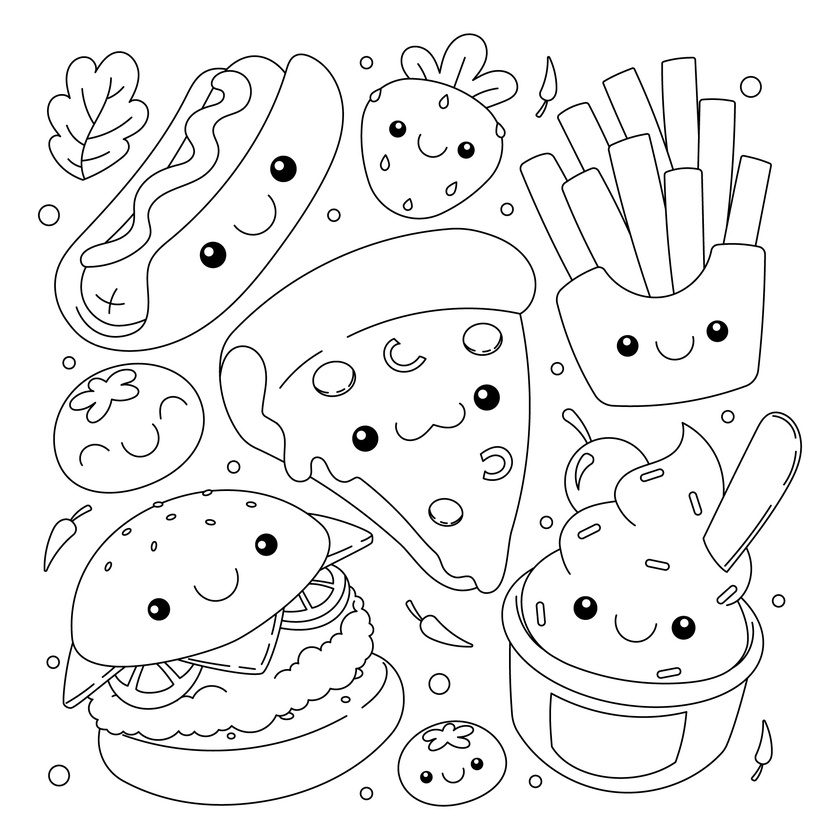
#> input picture img/coloring_book.jpg, 840 x 840 px, shrunk from 2000 x 2000 before the run
$ python -i process_video.py   (imports and definitions only)
#> lines starting #> are read from the running program, lines starting #| are printed output that depends on the picture; after the words box and inside, x2 and y2 are one past the last pixel; in counts of white or black regions, pixels touching at a corner belong together
#> further down, picture is the input picture: shape (840, 840, 3); min 0, max 255, mean 241.4
import numpy as np
import cv2


def color_image(image):

    try:
        # apply canny edge detection
        edges = cv2.Canny(image, 50, 150, apertureSize=3)
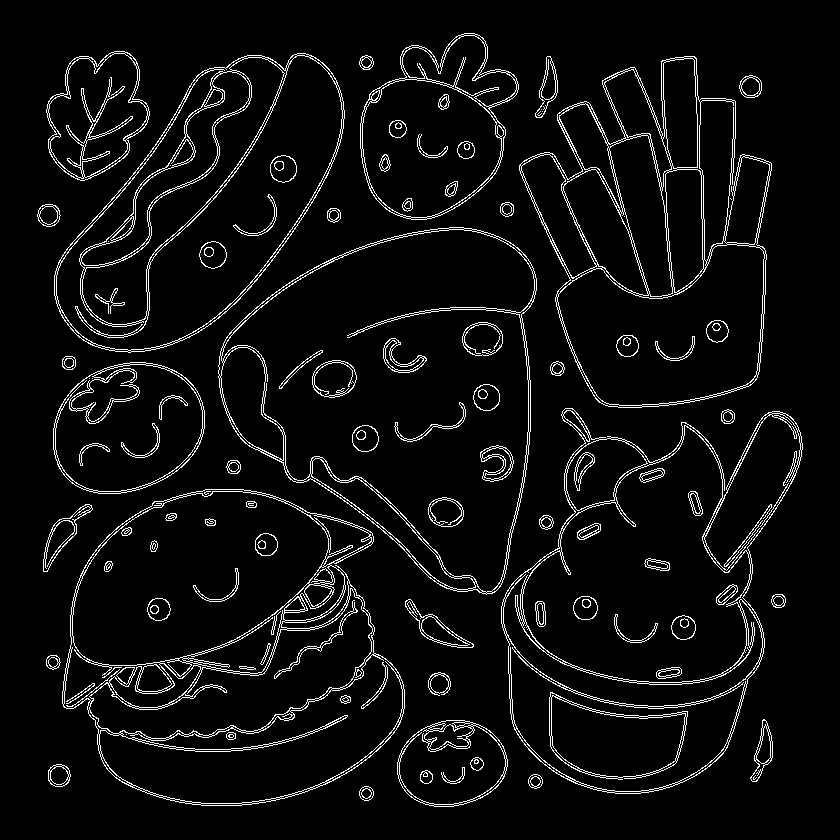
#> edges: shape (840, 840); 5.5% white in thin lines or dots, all inside (x1, y1, x2, y2) = (37, 33, 803, 807)

        # # Detect lines using Hough Line Transform
        lines = cv2.HoughLines(edges, 1, np.pi/180, 200)
#> lines = None

        # Create a copy of the original image to draw lines on
        image_with_lines = cv2.cvtColor(image, cv2.COLOR_BGR2GRAY)

        # Check if any lines are detected
        if lines is not None:
            for line in lines:
                rho, theta = line[0]
                a = np.cos(theta)
                b = np.sin(theta)
                x0 = a * rho
                y0 = b * rho
                x1 = int(x0 + 1000 * (-b))
                y1 = int(y0 + 1000 * (a))
                x2 = int(x0 - 1000 * (-b))
                y2 = int(y0 - 1000 * (a))

                cv2.line(image_with_lines, (x1, y1), (x2, y2), (0, 0, 255), 2)

        # Find contours
        contours, _ = cv2.findContours(
            edges, cv2.RETR_TREE, cv2.CHAIN_APPROX_SIMPLE)
#> contours = 1921 contours, 1257 with area under 20; largest, box (x1, y1, x2, y2) and area: (62, 489, 405, 806) 82606, (218, 227, 537, 595) 80051, (501, 408, 803, 794) 76811, (221, 229, 535, 593) 68932, (519, 56, 772, 408) 60972

        # Create an empty image for contours
        contour_image = np.zeros_like(image)

        # Draw contours
        cv2.drawContours(contour_image, contours, -1, (255, 255, 255), 1)

        # Convert the contour image to color
        color_image = np.zeros(
            (contour_image.shape[0], contour_image.shape[1], 3), dtype=np.uint8)

        # Fill each contour with a random color
        for contour in contours:
            color = np.random.randint(0, 255, size=(3,)).tolist()
            cv2.drawContours(color_image, [contour], -1, color, -1)
#> this loop made 1921 passes
#> color on passes 1 to 3: [172, 47, 117], [192, 67, 251], [195, 103, 9]
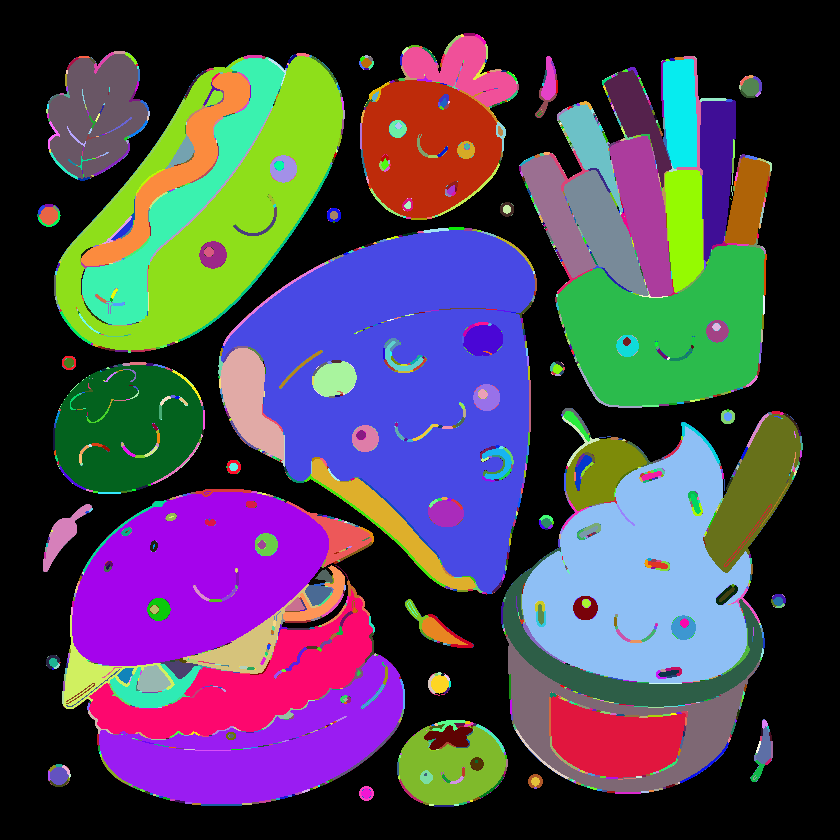
#> color_image: shape (840, 840, 3); mean of channels 0, 1, 2 83.6, 66.6, 74.3; drawn as B, G, R
        return color_image
    except Exception as e:
        print(f"Error: {e}")
        return image

>>> import cv2
>>> picture = cv2.imread('img/coloring_book.jpg')
>>> result = color_image(picture)
